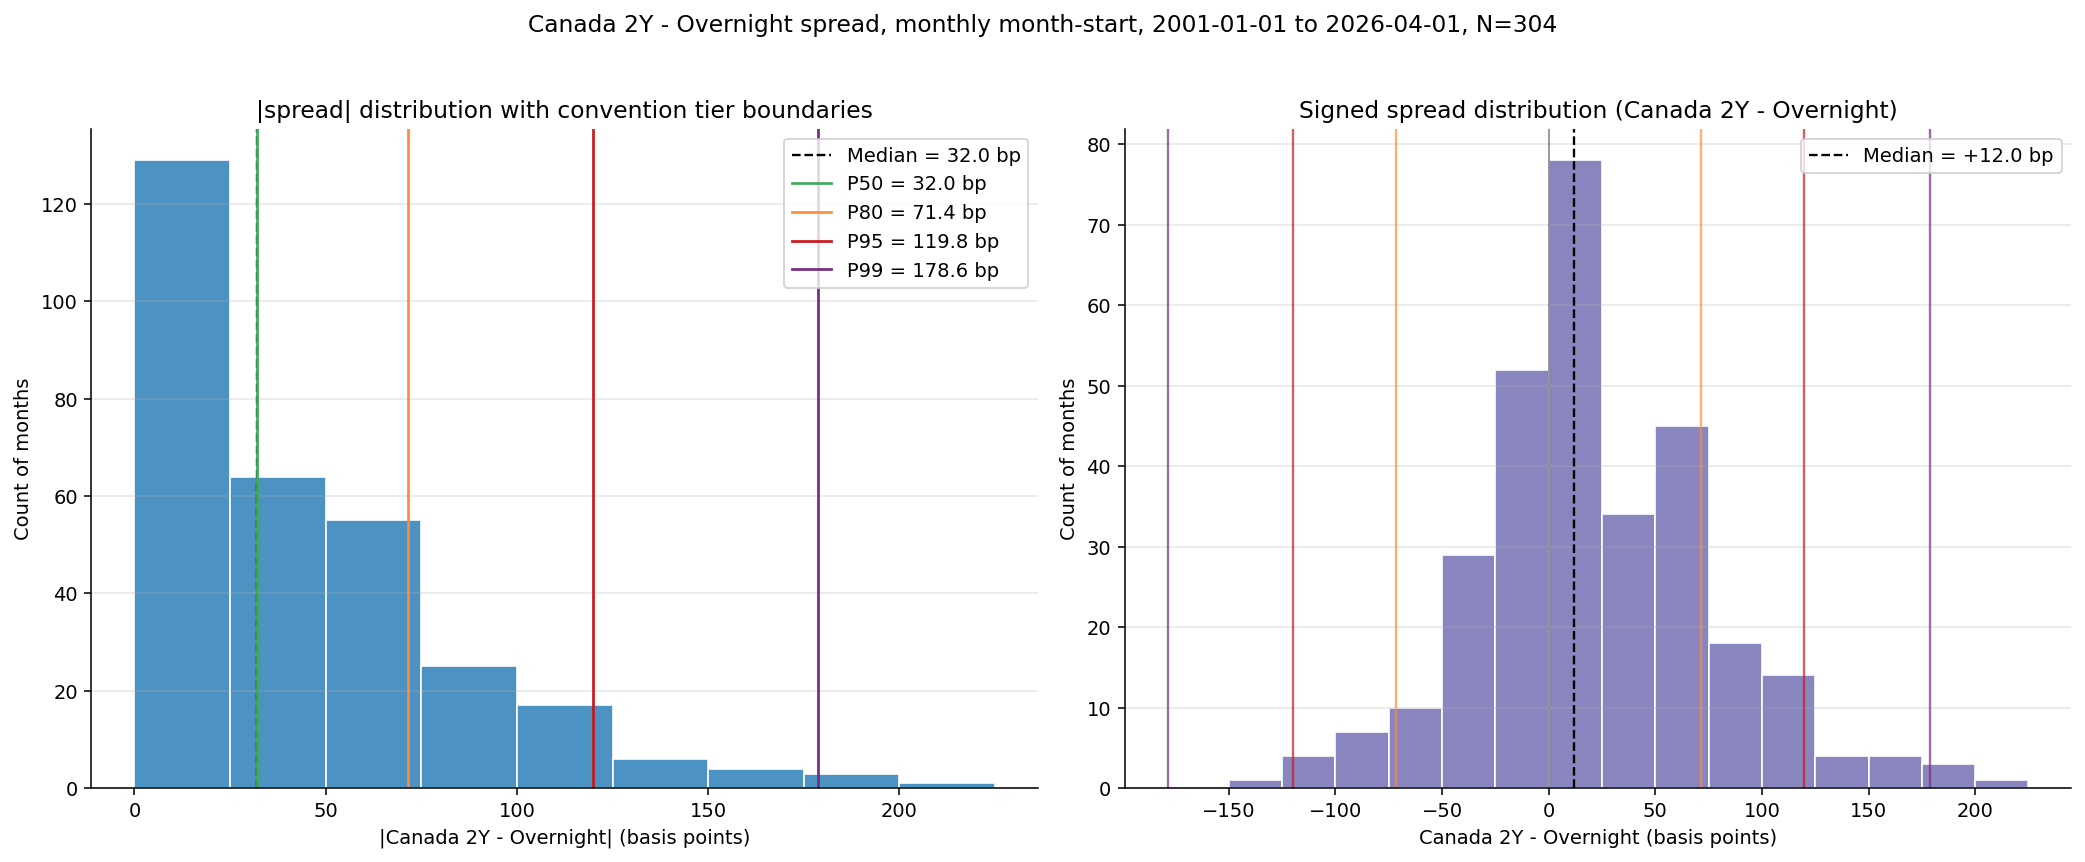

Generate this figure with Python:
"""Empirical distribution of |can2y_overnight_spread| since 2001.

Establishes the convention-aligned tier thresholds for the Canada 2Y - Overnight
spread. Used to calibrate _classify_can2y_overnight() in analyze.py and the
framework prose in analysis_framework.md.

DATA AND RESOLUTION CHOICE
---------------------------------------------------------------------------
The indicator is `can2y_overnight_spread` = Canada 2Y benchmark yield minus
the BoC overnight rate target.

The existing Tier-2 audit (policy.md Claim 6, 2026-05-09) computed the
empirical distribution at **daily** resolution (N=6,338, 2001-01-02 to
2026-05-07) using overnight_rate_daily.csv (available from 2009-04-21 onward,
forward-filled from overnight_rate.csv for earlier dates). That daily
methodology produced median |spread| 30bp, ±25bp = 44%, ±50bp = top 35%,
±100bp = top 10% -- consistent with the framework's pre-convention claims.

The project-level distribution convention (distribution_conventions.md) uses
**monthly month-start** sampling as its canonical resolution for spread-tier
classification. The bocfed_spread worked example follows this convention
(overnight_rate.csv + fed_funds.csv, monthly month-start, N=364). To be
consistent with that worked example -- and to ensure the resulting thresholds
are calibrated against the same temporal sampling the blurb generator will
encounter at its monthly cadence -- this script also uses monthly month-start
sampling.

For the full 2001+ window, overnight_rate_daily.csv covers only 2009-04-21
onward. For 2001-2009 we fall back to overnight_rate.csv (monthly), picking
the first observation of each month as the month-start anchor. This is the
same forward-fill approach used in the bocfed_spread worked example and is
documented here for auditability.

Result: N ~ 292 monthly month-start observations, 2001-01 to present.
Because N < 300, the small-N caveat in distribution_conventions.md applies:
state N alongside percentiles; the extreme tier (top 1%) is sparsely
populated.

Outputs:
    analyses/can2y_overnight_spread_distribution.csv   (monthly series)
    analyses/can2y_overnight_spread_distribution.png   (histogram)
"""
from __future__ import annotations

from pathlib import Path

import matplotlib.pyplot as plt
import numpy as np
import pandas as pd

ROOT = Path(__file__).resolve().parents[1]
DATA = ROOT / "data"
OUT_DIR = Path(__file__).resolve().parent

ANCHORS_BP = [25, 50, 100]


def load_csv(path: Path) -> pd.Series:
    df = pd.read_csv(path, parse_dates=["date"])
    df = df.set_index("date").sort_index()
    return df["value"]


def to_month_start(s: pd.Series) -> pd.Series:
    """Snap to month start: pick the first observation in each calendar month."""
    return s.groupby(s.index.to_period("M")).first().to_timestamp()


def build_overnight_monthly() -> pd.Series:
    """Return monthly month-start overnight rate back to 2001.

    Uses daily series where available (2009-04-21+), falls back to monthly
    series for earlier dates. Picks first observation of each month in both
    cases, consistent with bocfed_spread methodology.
    """
    # Monthly series: available 2001+ (or earlier)
    monthly_raw = load_csv(DATA / "overnight_rate.csv")
    monthly_ms = to_month_start(monthly_raw)

    # Daily series: available 2009-04-21+
    daily_raw = load_csv(DATA / "overnight_rate_daily.csv")
    daily_ms = to_month_start(daily_raw)

    # Combine: prefer daily where available, fall back to monthly
    combined = monthly_ms.copy()
    combined.update(daily_ms)
    return combined


def main() -> None:
    # -- Load and align series --------------------------------------------------
    cad_2y_raw = load_csv(DATA / "yield_2yr.csv")
    cad_2y_ms = to_month_start(cad_2y_raw)

    overnight_ms = build_overnight_monthly()

    df = pd.concat({"cad_2y": cad_2y_ms, "overnight": overnight_ms}, axis=1).dropna()
    df = df[df.index >= "2001-01-01"]

    df["spread_pp"] = df["cad_2y"] - df["overnight"]
    df["abs_spread_bp"] = df["spread_pp"].abs() * 100.0

    n = len(df)
    abs_bp = df["abs_spread_bp"].to_numpy()
    median_bp = float(np.median(abs_bp))
    mean_bp = float(np.mean(abs_bp))

    # -- Print stats -----------------------------------------------------------
    print("=" * 72)
    print(
        f"Canada 2Y - Overnight |spread| distribution, monthly month-start, "
        f"{df.index.min().date()} to {df.index.max().date()}"
    )
    print(f"N = {n}")
    print("=" * 72)
    print(f"Median |spread|   : {median_bp:5.1f} bp")
    print(f"Mean   |spread|   : {mean_bp:5.1f} bp")
    print()

    print("Share at-or-below each |spread| anchor:")
    for a in ANCHORS_BP:
        share_within = (abs_bp <= a).mean() * 100
        share_above = 100 - share_within
        print(f"  |spread| <= {a:3d} bp : {share_within:5.1f}%   (so >{a}bp = top {share_above:4.1f}%)")
    print()

    print("Selected percentiles of |spread| (bp):")
    for p in [50, 75, 80, 90, 95, 99]:
        pv = float(np.percentile(abs_bp, p))
        print(f"  P{p:02d} : {pv:6.1f} bp")
    print()

    # Convention tier thresholds
    p50 = float(np.percentile(abs_bp, 50))
    p80 = float(np.percentile(abs_bp, 80))
    p95 = float(np.percentile(abs_bp, 95))
    p99 = float(np.percentile(abs_bp, 99))

    print("Convention tier thresholds (P50/P80/P95/P99):")
    print(f"  P50 (typical boundary)     : {p50:6.1f} bp")
    print(f"  P80 (uncommon boundary)    : {p80:6.1f} bp")
    print(f"  P95 (pronounced boundary)  : {p95:6.1f} bp")
    print(f"  P99 (rare boundary)        : {p99:6.1f} bp")
    print(f"  Extreme: above P99         : > {p99:.1f} bp")
    print()

    print("Framework anchor labels vs computed reality (daily-resolution audit, for reference):")
    rows = [
        ("median",  "30 bp",      f"{median_bp:.1f} bp"),
        ("+/-25bp", "44% within", f"{(abs_bp <= 25).mean()*100:.1f}% within"),
        ("+/-50bp", "top third",  f"top {(abs_bp > 50).mean()*100:.1f}%"),
        ("+/-100bp","top 10%",    f"top {(abs_bp > 100).mean()*100:.1f}%"),
    ]
    label_w = max(len(r[0]) for r in rows)
    claim_w = max(len(r[1]) for r in rows)
    for label, claim, real in rows:
        print(f"  {label:<{label_w}}  claim: {claim:<{claim_w}}   monthly reality: {real}")
    print()

    # Signed spread stats
    signed_bp = (df["spread_pp"] * 100).to_numpy()
    median_signed = float(np.median(signed_bp))
    mean_signed = float(np.mean(signed_bp))

    print("Signed spread (Canada 2Y - Overnight) distribution stats:")
    print(f"  Median: {median_signed:+6.1f} bp")
    print(f"  Mean  : {mean_signed:+6.1f} bp")
    print(f"  Min   : {signed_bp.min():+6.1f} bp")
    print(f"  Max   : {signed_bp.max():+6.1f} bp")
    print(f"  Share positive (cad_2y > overnight): {(signed_bp > 0).mean()*100:5.1f}%")
    print(f"  Share negative (cad_2y < overnight): {(signed_bp < 0).mean()*100:5.1f}%")
    print(f"  Share = 0                           : {(signed_bp == 0).mean()*100:5.1f}%")
    print()

    # -- CSV output ------------------------------------------------------------
    out_csv = OUT_DIR / "can2y_overnight_spread_distribution.csv"
    try:
        df.to_csv(out_csv)
        print(f"Wrote raw monthly series -> {out_csv.relative_to(ROOT)}")
    except PermissionError:
        print(f"Skipped CSV write (file locked): {out_csv.relative_to(ROOT)}")

    # -- Histogram -------------------------------------------------------------
    fig, axes = plt.subplots(1, 2, figsize=(15, 6))

    # Left: |spread| in bp
    ax = axes[0]
    bin_edges = np.arange(0, abs_bp.max() + 25, 25)
    ax.hist(abs_bp, bins=bin_edges, color="#2c7fb8", edgecolor="white", alpha=0.85)
    ax.axvline(median_bp, color="black", linestyle="--", linewidth=1.2,
               label=f"Median = {median_bp:.1f} bp")
    tier_colors = {"P50": "#41ab5d", "P80": "#fd8d3c", "P95": "#cb181d", "P99": "#762a83"}
    for label, val, color in [("P50", p50, tier_colors["P50"]),
                               ("P80", p80, tier_colors["P80"]),
                               ("P95", p95, tier_colors["P95"]),
                               ("P99", p99, tier_colors["P99"])]:
        ax.axvline(val, color=color, linestyle="-", linewidth=1.4,
                   label=f"{label} = {val:.1f} bp")
    ax.set_title("|spread| distribution with convention tier boundaries")
    ax.set_xlabel("|Canada 2Y - Overnight| (basis points)")
    ax.set_ylabel("Count of months")
    ax.legend(loc="upper right")
    ax.spines["top"].set_visible(False)
    ax.spines["right"].set_visible(False)
    ax.grid(axis="y", alpha=0.3)

    # Right: signed spread
    ax = axes[1]
    bin_edges_signed = np.arange(
        np.floor(signed_bp.min() / 25) * 25,
        np.ceil(signed_bp.max() / 25) * 25 + 25,
        25,
    )
    ax.hist(signed_bp, bins=bin_edges_signed, color="#7570b3", edgecolor="white", alpha=0.85)
    ax.axvline(0, color="black", linestyle="-", linewidth=0.8, alpha=0.5)
    ax.axvline(median_signed, color="black", linestyle="--", linewidth=1.2,
               label=f"Median = {median_signed:+.1f} bp")
    for val, color in [(p80, tier_colors["P80"]), (p95, tier_colors["P95"]), (p99, tier_colors["P99"])]:
        ax.axvline(+val, color=color, linestyle="-", linewidth=1.2, alpha=0.7)
        ax.axvline(-val, color=color, linestyle="-", linewidth=1.2, alpha=0.7)
    ax.set_title("Signed spread distribution (Canada 2Y - Overnight)")
    ax.set_xlabel("Canada 2Y - Overnight (basis points)")
    ax.set_ylabel("Count of months")
    ax.legend(loc="upper right")
    ax.spines["top"].set_visible(False)
    ax.spines["right"].set_visible(False)
    ax.grid(axis="y", alpha=0.3)

    fig.suptitle(
        f"Canada 2Y - Overnight spread, monthly month-start, "
        f"{df.index.min().date()} to {df.index.max().date()}, N={n}",
        fontsize=12,
        y=1.02,
    )

    out_png = OUT_DIR / "can2y_overnight_spread_distribution.png"
    fig.tight_layout()
    fig.savefig(out_png, dpi=140, bbox_inches="tight")
    print(f"Wrote histogram -> {out_png.relative_to(ROOT)}")


if __name__ == "__main__":
    main()
